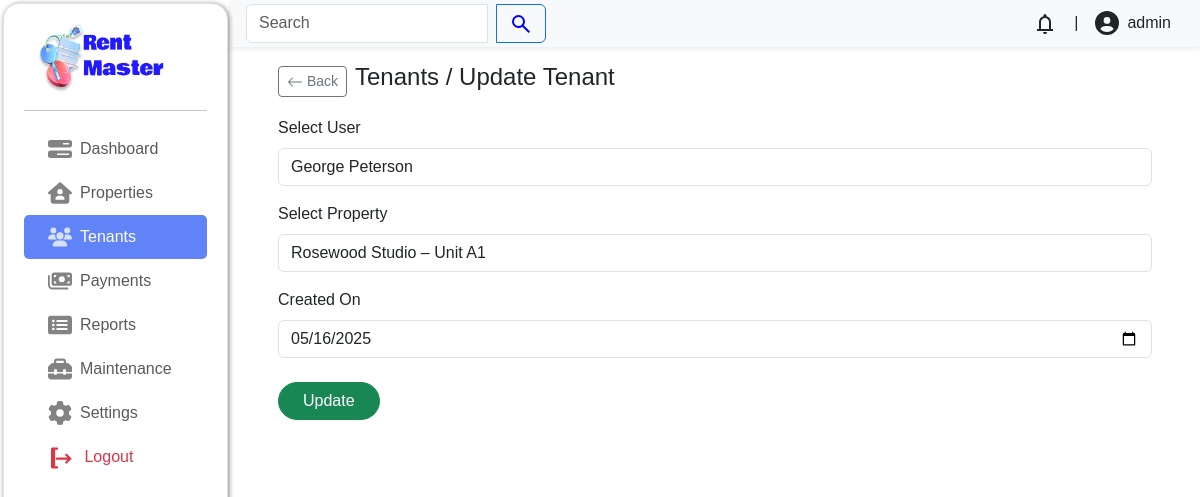
Page /admin/index.php?page=tenants/update&tenant_id=75 (signed in) on the committed database.
### tables this page shows
CREATE TABLE `tenants` (
  `tenant_id` int(11) NOT NULL,
  `user_id` int(11) NOT NULL,
  `property_id` int(11) NOT NULL,
  `tenant_status` enum('pending','active','terminated') NOT NULL DEFAULT 'pending',
  `tenant_date_created` date NOT NULL DEFAULT current_timestamp(),
  `tenant_terminated_at` date DEFAULT NULL
);

CREATE TABLE `users` (
  `user_id` int(11) NOT NULL,
  `user_name` varchar(100) DEFAULT NULL,
  `user_email` varchar(100) NOT NULL,
  `user_password` varchar(100) DEFAULT NULL,
  `user_phone_number` varchar(50) NOT NULL,
  `user_address` varchar(100) NOT NULL,
  `user_description` varchar(2000) DEFAULT NULL,
  `user_image` varchar(500) DEFAULT NULL,
  `user_role` enum('tenant','landlord','visitor') NOT NULL
);

CREATE TABLE `properties` (
  `property_id` int(11) NOT NULL,
  `property_name` varchar(100) NOT NULL,
  `property_location` varchar(200) NOT NULL,
  `property_date_created` date NOT NULL,
  `property_description` varchar(1000) NOT NULL,
  `property_status` enum('available','unavailable') NOT NULL DEFAULT 'available',
  `property_rental_price` decimal(10,0) NOT NULL,
  `latitude` decimal(10,8) DEFAULT NULL,
  `longitude` decimal(11,8) DEFAULT NULL
);

### admin/tenants/update.php (the view, shortened to what this page needs)
<?php
$servername = "localhost";
$username = "root";
$password = "";
$dbname = "rentsystem";
$conn = mysqli_connect($servername, $username, $password, $dbname);
$tenant_id = $_GET['tenant_id'] ?? null;
$queryTenant = "SELECT * FROM tenants WHERE tenant_id = '$tenant_id'";
$resultTenant = mysqli_query($conn, $queryTenant);
$tenant = mysqli_fetch_assoc($resultTenant);
$current_user_id = $tenant['user_id'];
$current_property_id = $tenant['property_id'];
$current_date_created = $tenant['tenant_date_created'];
$queryUsers = "SELECT user_id, user_name FROM users WHERE user_role = 'visitor' OR user_id = '$current_user_id'";
$usersResult = mysqli_query($conn, $queryUsers);
$users = [];
while ($row = mysqli_fetch_assoc($usersResult)) {
    $users[] = $row;
}
$queryProperties = "SELECT property_id, property_name FROM properties WHERE property_status = 'available' OR property_id = '$current_property_id'";
$propertiesResult = mysqli_query($conn, $queryProperties);
$properties = [];
while ($row = mysqli_fetch_assoc($propertiesResult)) {
    $properties[] = $row;
}
?>
<div class="container px-lg-5 mb-3">
    <header class="d-flex align-items-center mt-3 gap-2">
        <a href="?page=tenants/index" class="btn btn-sm btn-outline-secondary">
            <svg xmlns="http://www.w3.org/2000/svg" width="16" height="16" fill="currentColor" viewBox="0 0 16 16">
                <path fill-rule="evenodd" d="M15 8a.5.5 0 0 0-.5-.5H2.707l3.147-3.146a.5.5 0 1 0-.708-.708l-4 4a.5.5 0 0 0 0 .708l4 4a.5.5 0 0 0 .708-.708L2.707 8.5H14.5A.5.5 0 0 0 15 8z"/>
            </svg>
            Back
        </a>
        <h4 class="fw-medium">Tenants / Update Tenant</h4>
    </header>
    <form id="tenant-form" action="tenants/update.php?tenant_id=<?php echo htmlspecialchars($tenant_id); ?>&page=tenants" method="POST">
        <div class="mt-3">
            <label for="user-id" class="form-label">Select User</label>
            <select id="user-id" name="user_id" class="form-control" required>
                <?php foreach ($users as $user): ?>
                    <option
                        value="<?= $user['user_id']; ?>"
                        data-user-name="<?= htmlspecialchars($user['user_name']); ?>"
                        <?= $user['user_id'] == $current_user_id ? 'selected' : '' ?>>
                        <?= htmlspecialchars($user['user_name']); ?>
                    </option>
                <?php endforeach; ?>
            </select>
        </div>
        <div class="mt-3">
            <label for="property-id" class="form-label">Select Property</label>
            <select id="property-id" name="property_id" class="form-control" required>
                <?php foreach ($properties as $property): ?>
                    <option
                        value="<?= $property['property_id']; ?>"
                        data-property-name="<?= htmlspecialchars($property['property_name']); ?>"
                        <?= $property['property_id'] == $current_property_id ? 'selected' : '' ?>>
                        <?= htmlspecialchars($property['property_name']); ?>
                    </option>
                <?php endforeach; ?>
            </select>
        </div>
        <div class="mt-3">
            <label for="tenant_date_created" class="form-label">Created On</label>
            <input type="date" id="tenant_date_created" name="tenant_date_created" class="form-control" value="<?= htmlspecialchars($current_date_created); ?>" required>
        </div>
        <button type="button" id="submit-btn" class="btn btn-success mt-4 px-4 rounded-5">Update</button>
    </form>
</div>

### admin/css/style.css (style rules this page uses)
html { font-size: 16px; font-family: sans-serif; }
body { display: flex; }
*, *::before, *::after { box-sizing: border-box; }
:root { --main-bg: #FAFAFA; --sub-bg: #C7EEFF; --accent: #2938ff; --fc1: #1D242B; --p: #323232; --fw1: 700; --fw2: 400; }
body { background-color: var(--main-bg); }

### rows in the picture
tenants: user_id "George Peterson", property_id "Rosewood Studio – Unit A1", tenant_date_created "05/16/2025"
